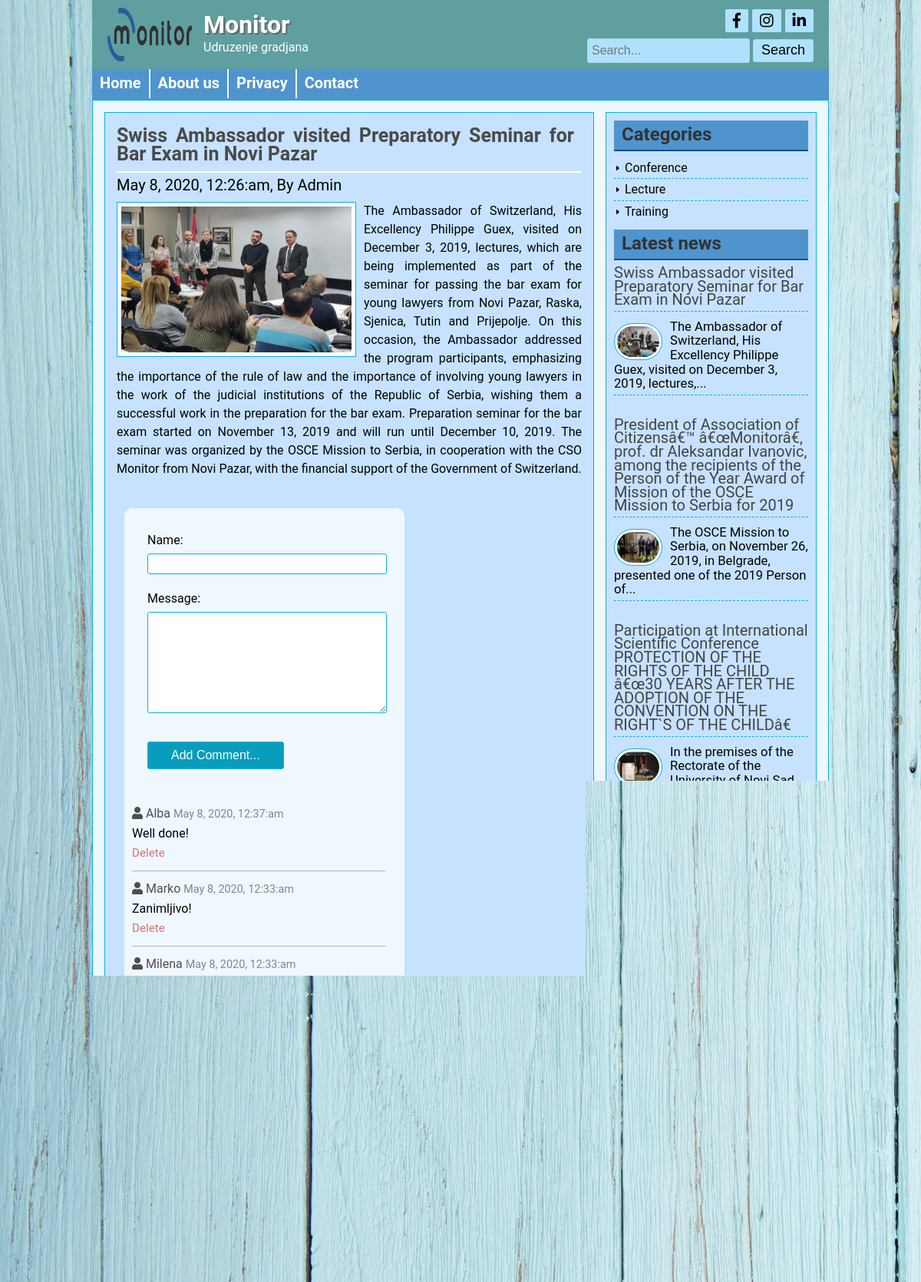
Screenshot of /post.php?id=15 with the database file from the repository.
### tables this page shows
CREATE TABLE `settings` (
  `id` int(10) UNSIGNED NOT NULL,
  `title` varchar(200) NOT NULL,
  `slogan` varchar(200) NOT NULL,
  `logo` varchar(200) NOT NULL
);

CREATE TABLE `page` (
  `id` int(10) UNSIGNED NOT NULL,
  `page_title` varchar(200) NOT NULL,
  `page_body` text NOT NULL
);

CREATE TABLE `post` (
  `id` int(10) UNSIGNED NOT NULL,
  `title` varchar(200) NOT NULL,
  `image` varchar(200) NOT NULL,
  `author` varchar(200) NOT NULL,
  `body` text NOT NULL,
  `tags` varchar(200) NOT NULL,
  `date` timestamp NOT NULL DEFAULT CURRENT_TIMESTAMP ON UPDATE CURRENT_TIMESTAMP,
  `category_id` int(10) UNSIGNED NOT NULL
);

CREATE TABLE `comments` (
  `id` int(10) UNSIGNED NOT NULL,
  `name` varchar(200) NOT NULL,
  `message` varchar(200) NOT NULL,
  `date` timestamp NOT NULL DEFAULT CURRENT_TIMESTAMP ON UPDATE CURRENT_TIMESTAMP,
  `post_id` int(10) UNSIGNED NOT NULL
);

CREATE TABLE `category` (
  `id` int(10) UNSIGNED NOT NULL,
  `name` varchar(200) NOT NULL
);

### classes/database.php (called while the page is built, shortened)
<?php
Class Database {
	public $host   = DB_HOST;
	public $user   = DB_USER;
	public $pass   = DB_PASS;
	public $dbname = DB_NAME;
	public $link;
	private function connectDB() {
		$this->link = new mysqli($this->host, $this->user, $this->pass, $this->dbname);
 }
	public function select($query) {
		$result = $this->link->query($query) or die($this->link->error.__LINE__);
		if($result->num_rows > 0){
			return $result;
		}
		else {
			return false;
		}
	}
}
?>

### classes/format.php (called while the page is built, shortened)
<?php
class Format {
	 public function formatData($date) {
		 return date('F j, Y, g:i:a', strtotime($date));
	 }
	 public function textShorten($text, $limit = 360) {
		 $text = $text . " ";
		 $text = substr($text, 0, $limit);
		 $text = substr($text, 0, strrpos($text, ' '));
		 $text = $text . "...";
		 return $text;
	 }
}
 ?>

### post.php (the view, shortened to what this page needs)
<?php
include "inc/header.php";
  if(!isset($_GET['id']) || $_GET['id'] == "") {
  	header("Location: 404.php");
  }
  else {
  	$id = $_GET['id'];
  }
?>
	<div class="contentsection contemplete clear">
		<div class="maincontent clear">
			<div class="about">
				<?php
  				$query = "SELECT * FROM post WHERE id='$id'";
  				$post = $database->select($query);
  				if($post) {
  					while($result = $post->fetch_assoc()) {
				?>
  				<h2><?php echo $result['title']; ?></h2>
  				<h4><?php echo $format->formatData($result['date']); ?>, By <?php echo $result['author']; ?></h4>
  				<img src="admin/<?php echo $result['image']; ?>" alt="Post image">
  				<p><?php echo $result['body']; ?> </p>
  				<?php } } ?>
      <div class="demo-container">
          <form action="" id="frmComment" method="POST">
            <div class="row">
              <label for="name">Name:</label>
              <input class="form-field" id="name" type="text" name="name">
            </div>
            <div class="row">
              <label for="message">Message:</label>
              <textarea class="form-field" id="message" name="message" rows="4"></textarea>
            </div>
            <div class="row">
              <button type="submit" name="submit" id="submit" class="btn-add-comment">Add Comment...</button>
            </div>
          </form>
          <?php
            $query = "SELECT * FROM comments WHERE post_id = '$postid' ORDER BY id DESC";
            $comment_id = $database->select($query);
          ?>
            <div id="response">
              <?php
              if($comment_id) {
                while($result = $comment_id->fetch_assoc()) {
              ?>
                <div id="comment<?php echo $result["id"];?>" class="comment-row">
                  <div class="comment-name"><i class='fas fa-user'></i> <?php echo $result["name"]; ?> <span class="comment-date"><?php echo $format->formatData($result["date"]);?></span></div>
                  <div class="comment-msg" id="msgdiv-<?php echo $result["id"];?>"><?php echo $result["message"];?></div>
                  <div class="delete" name="delete"
                    id="delete<?php echo $result["id"];?>"
                    onclick="deletecomment(<?php echo $result['id'];?>)">Delete</div>
                </div>
                <?php } } ?>
            </div>
          </div>
        </div>
      </div>
<?php
include "inc/sidebar.php";
include "inc/footer.php";
?>

### inc/header.php (shortened to what this page needs)
<?php
include "classes/database.php";
include "classes/format.php";
$database = new Database();
$format = new Format();
?>
<!DOCTYPE html>
<html>
  <head>
          <?php
          	if(isset($_GET['pageid'])) {
          		$pageid = $_GET['pageid'];
          	  $query = "SELECT * FROM page WHERE id = $pageid";
          	  $pages = $database->select($query);
              	if($pages) {
              		while($result = $pages->fetch_assoc()) { ?>
              				<title><?php echo $result['page_title']." - ".TITLE; ?></title>
          <?php } } }
            elseif (isset($_GET['id'])) {
          		$postid = $_GET['id'];
          	  $query = "SELECT * FROM post WHERE id = $postid";
          	  $posts = $database->select($query);
              	if($posts) {
              		while($result=$posts->fetch_assoc()) { ?>
              				<title><?php echo ucwords($result['title'])." - ".TITLE; ?></title>
          <?php } } } else { ?>
      	  <title><?php echo $format->title(); ?> - <?php echo TITLE; ?></title>
        	<?php } ?>
          <link href="css/style.css" rel="stylesheet" type="text/css">
          <link rel="stylesheet" href="https://use.fontawesome.com/releases/v5.1.0/css/all.css">
  </head>
  <body>
      <div class="headersection templete clear">
        <a href="index.php">
          <div class="logo">
              <?php
              $query = "SELECT * FROM settings WHERE id = '1'";
              $blogsettings = $database->select($query);
              if($blogsettings) {
                while($result = $blogsettings->fetch_assoc()) {
              ?>
              <img src="admin/<?php echo $result['logo'];?>" alt="Logo pictures">
              <h2><?php echo $result['title'];?></h2>
              <p><?php echo $result['slogan'];?></p>
              <?php } } ?>
            </div>
          </a>
          <div class="social clear">
            <div class="icon clear">
              <a href="https://www.facebook.com/MONITORUG/"><i class="fab fa-facebook-f"></i></a>
              <a href="https://www.instagram.com/monitorcso/"><i class="fab fa-instagram"></i></a>
              <a href="https://www.linkedin.com/"><i class="fab fa-linkedin-in"></i></a>
            </div>
            <div class="searchbtn clear">
              <form action="search.php" method="get">
                <input type="text" name="search" placeholder="Search...">
                <input type="submit" name="submit" value="Search">
              </form>
            </div>
          </div>
        </div>
        <div class="navsection templete">
          <ul>
            <?php
            $path = $_SERVER['SCRIPT_FILENAME'];
            $currentpage = basename($path, '.php');
            ?>
            <li><a <?php if($currentpage == 'index'){echo 'id = "active"';} ?> href="index.php">Home</a></li>
            <?php
            $query = "SELECT * FROM page";
            $pages = $database->select($query);
            if($pages) {
              while($result = $pages->fetch_assoc()) { ?>
                <li><a <?php if(isset($_GET['pageid']) && $_GET['pageid'] == $result['id']){echo 'id = "active"';} ?> href='page.php?pageid=<?php echo $result['id']; ?>'><?php echo $result['page_title']; ?></a></li>
            <?php } } ?>
            <li><a <?php if($currentpage == 'contact'){echo 'id = "active"';} ?> href="contact.php">Contact</a></li>
          </ul>
        </div>

### inc/sidebar.php
<div class="sidebar clear">
    <div class="samesidebar clear">
    	<h2>Categories</h2>
    		<ul>
          <?php
    	     $query = "SELECT * FROM category";
    	      $category  = $database->select($query);
    	       if ($category) {
    		         while ($result = $category->fetch_assoc()) {
          ?>
    	     <li><img src="images/icon-arrow.png" alt="*" height="10px" width="10px"/> <a href="posts.php?cat_id=<?php echo $result['id']; ?>"><?php echo $result['name']; ?></a></li>
          <?php } } else {
    			    echo "<li><b>Sorry! NO Category to show!</b></li>";
    		      }
          ?>
        </ul>
    </div>
    <div class="samesidebar clear">
    	<h2>Latest news</h2>
      	<?php
        $query = "SELECT * FROM post ORDER BY id DESC limit 5";
        $recentpost  = $database->select($query);
          if ($recentpost) {
      	     while ($result = $recentpost->fetch_assoc()) {
        ?>
      		<div class="popular clear">
        			<h3><a href="post.php?id=<?php echo $result['id']; ?>"><?php echo $result['title']; ?></a><h3>
        			<a href="post.php?id=<?php echo $result['id']; ?>"><img src="admin/<?php echo $result['image']; ?>" alt="Post image"/></a>
      			<small><?php echo $format->textShorten($result['body'], 100); ?></small>
    		  </div>
    	<?php } } else {
    		echo "<h3>NO Recent Posts..</h3>";
    	} ?>
    </div>
</div>

### rows the page displays
settings: logo (picture), title "Monitor", slogan "Udruzenje gradjana"
page: page_title "About us"
page: page_title "Privacy"
post: title "Swiss Ambassador visited Preparatory Seminar for Bar Exam in Novi Pazar", date "May 8, 2020, 12:26:am", author "Admin", image (picture), body "The Ambassador of Switzerland, His Excellency Philippe Guex, visited on December 3, 2019, lectures, which are being implemented as part of the seminar for passing the bar exam for young lawyers from Novi Pazar, Raska, Sjenica, Tutin and Prijepolje. On this occasion, the Ambassador addressed the program participants, emphasizing the importance of the rule of law and the importance of involving young lawyers in the work of the judicial institutions of the Republic of Serbia, wishing them a successful work in the preparation for the bar exam. Preparation seminar for the bar exam started on November 13, 2019 and will run until December 10, 2019. The seminar was organized by the OSCE Mission to…", body "The Ambassador of Switzerland, His Excellency Philippe Guex, visited on December 3, 2019, lectures,..."
comments: name "Alba", date "May 8, 2020, 12:37:am", message "Well done!"
comments: name "Marko", date "May 8, 2020, 12:33:am", message "Zanimljivo!"
comments: name "Milena", date "May 8, 2020, 12:33:am", message "Sjajno!"
category: name "Conference"
category: name "Lecture"
category: name "Training"
post: title "President of Association of Citizensâ€™ â€œMonitorâ€, prof. dr Aleksandar Ivanovic, among the recipients of the Person of the Year Award of Mission of the OSCE Mission to Serbia for 2019", image (picture), body "The OSCE Mission to Serbia, on November 26, 2019, in Belgrade, presented one of the 2019 Person of..."
post: title "Participation at International Scientific Conference PROTECTION OF THE RIGHTS OF THE CHILD â€œ30 YEARS AFTER THE ADOPTION OF THE CONVENTION ON THE RIGHT`S OF THE CHILDâ€", image (picture), body "In the premises of the Rectorate of the University of Novi Sad, from 29-30. November 2019,..."
post: title "Participation in the Regional Conference on Hate Crime Education", image (picture), body "On October 24, 2019, at the premises of the Hayytt Hotel in Belgrade, a Regional Conference on Hate..."
post: title "Participation in the training â€œStrengthening community resilience to extremism and radicalism â€“ directions for possible joint actionâ€", image (picture), body "In organization of Cultural Center DamaD from Novi Pazar, at Kopaonik in the period 18-20. October..."
